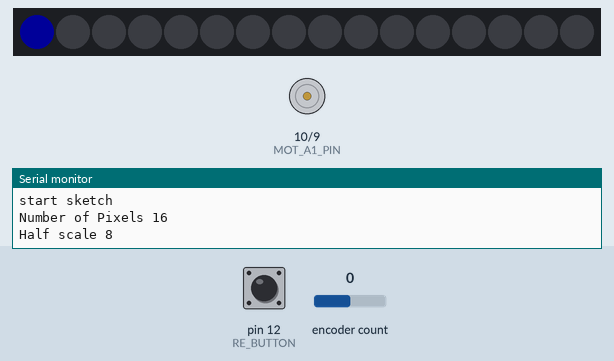
This sketch was run on a simulated Arduino Uno, built with avr-gcc and run on an emulated ATmega328P. Shown: 16 RGB LEDs in strip order, left to right, motor-driver pin pairs drawn as motors (green arrow = first pin HIGH = forward, orange = second pin HIGH = backward, longer = more drive), the last lines printed to the serial monitor. The test bench sets the inputs (shaded band); at power-on: encoder count 0, pin 12 (RE_BUTTON) HIGH. Dim RGB values are drawn brighter than linear.

Above: at 1.7 s.
1.8 s: encoder count set to 1
At 2.9 s:
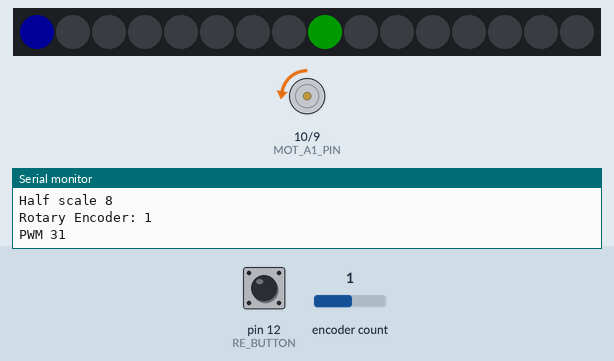
3.3 s: encoder count set to 5
At 4.3 s:
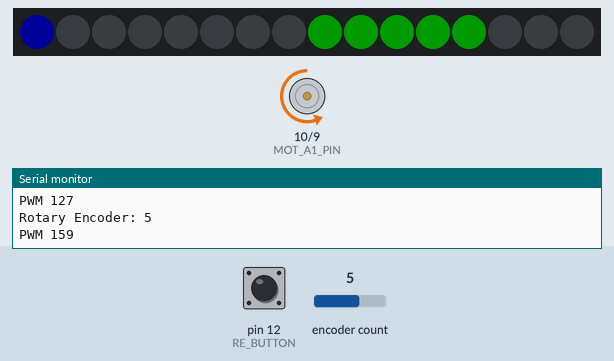
4.8 s: encoder count set to 9
At 5.4 s:
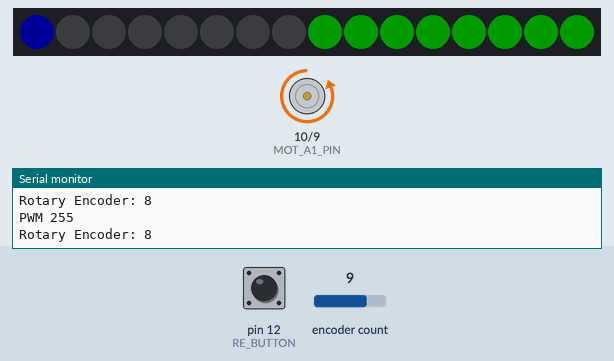
6.3 s: pin 12 (RE_BUTTON) pulled LOW for 0.15 s
7.9 s: pin 12 (RE_BUTTON) pulled LOW for 1 s
10.4 s: pin 12 (RE_BUTTON) pulled LOW for 3.2 s
At 13.4 s:
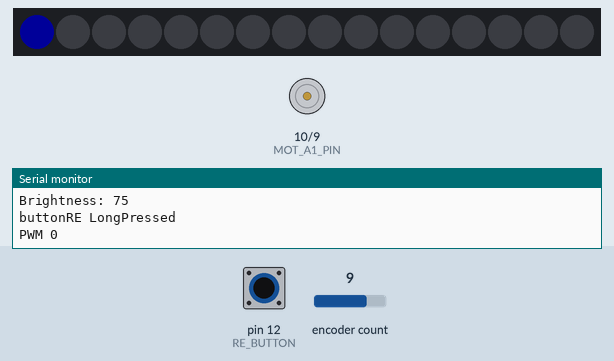
Timing chart, 0 to 14.9 s (numbered marks = the images above; inputs shaded):
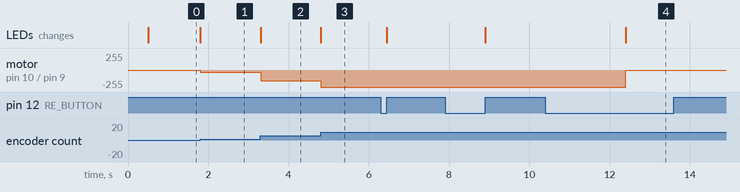

The sketch:

LGT8F328P-Lego_PF-Motor_speedController.ino
```cpp
/* This sketch controls two DC Motors with DRV8833 Motor Driver for the 32MHz LGT8F328P chip (ATMEGA328P upgrade)
 * The PWM pins of the 328-SSOP20 (pseudo Pro mini) are
 * D3,D5 (also RxD - so no serial monitor possible), D6 (also TxD), D9, D10/D11,
 *
 * To select the boards:
 * 1 - select LGTF328 board
 * 2 - select the variant 328-LQFP32 for the nano or the Pro mini stype
       or 328-SSOP20 for the pseudo Pro mini style

 * 3 - select the clock source Internal 32MHz
 * 4 - Select the clock divider factor; 2 (16Mhz clock because of the NeoPixel library
 * 5 - select the port
 *
 * See https://wolles-elektronikkiste.de/en/minievb-boards-an-overview
 * and https://github.com/dbuezas/lgt8fx?tab=readme-ov-file
 *
 * Rotary.h; https://github.com/buxtronix/arduino/tree/master/libraries/Rotary
 */

#include <Adafruit_NeoPixel.h>
#include <Rotary.h>  //this library solves the bounching issue with a state machine

#define RE_DT 14  // Rotary encoder signal DT (output A)
#define RE_CLK 15  // Rotary encoder signal CLK (output B)
#define RE_BUTTON 12 // for possible Rotary encoder button | active LOW
#define RE_MAX HALFSCALE // Count value of the half rotation of the Rotary encoder - will be scaled to a PWM value from 0-255
#define PWM_MAX 255

//Change OUTPUTA and OUTPUTB to change the RotaryEncoder direction
#define OUTPUTB RE_CLK //... also known as
#define OUTPUTA RE_DT

#define LONGPRESSTIME 2000 // for possible Rotary encoder button

//Rotery encoder instantiation
// The Rotary encoder is wired with the common to ground and the two outputs to pins OUTPUTA and OUTPUTB.
Rotary rotary = Rotary(OUTPUTA, OUTPUTB);

// Define the control inputs | Hence; the PWM pins of the arduino Uno/Nano/mini are; 3, 5, 6, 9, 10, 11
// SLEEP pin must be pulled HIGH
#define MOT_A1_PIN 10
#define MOT_A2_PIN 9

#define PIN_NEO_PIXEL 7  // Arduino pin that connects to NeoPixel ring
#define NUM_PIXELS 16 // The number of LEDs (pixels) on NeoPixel ring
#define HALFSCALE NUM_PIXELS/2 //Half scale of the Neopixel ring (is stop)
#define BRIGHTNESS 25 //default on scale 0-255
#define BRIGHNESS_STEP 25
#define COLORGREEN 0,255,0
#define COLORRED 255,0,0
#define COLORBLUE 0,0,255

Adafruit_NeoPixel NeoPixel(NUM_PIXELS, PIN_NEO_PIXEL, NEO_GRB + NEO_KHZ800); // set the NeoPixel ring initialization

int RE_counter = 0; // Rotary encoder counter
int valuePMW; // PWM value
int valuePMWlast = 0;
bool buttonREActive;
bool longPressREActive;
long buttonRETimer;
int neoBrightness = BRIGHTNESS;

void setup() {

  // Initialize the serial UART
  Serial.begin(115200);
  Serial.println("start sketch");

  NeoPixel.begin();  // initialize the NeoPixel strip object
  NeoPixel.clear(); NeoPixel.show(); // reset all pixels
  delay(500);
  NeoPixel.setPixelColor(0, NeoPixel.Color(COLORBLUE));  // set pixel 0 to blue as power on indication
  NeoPixel.setBrightness(BRIGHTNESS);
  NeoPixel.show(); // show all the set pixels on neopixel ring

  Serial.print("Number of Pixels "); Serial.println(NUM_PIXELS);
  Serial.print("Half scale "); Serial.println(HALFSCALE);

  // Set the Rotary Encoder pins to INPUT
  pinMode(RE_BUTTON, INPUT_PULLUP);  //for possible Rotary encoder button | active LOW
//  pinMode (OUTPUTA,INPUT_PULLUP); // Rotary encoder OUTPUTA signal
//  pinMode (OUTPUTB,INPUT_PULLUP); // Rotary encoder OUTPUTB signal

  // Set all the motor control pins to OUTPUT
  pinMode(MOT_A1_PIN, OUTPUT);
  pinMode(MOT_A2_PIN, OUTPUT);
//  pinMode(MOT_B1_PIN, OUTPUT);
//  pinMode(MOT_B2_PIN, OUTPUT);

  // Turn off motors - Initial state
  digitalWrite(MOT_A1_PIN, LOW);
  digitalWrite(MOT_A2_PIN, LOW);
//  digitalWrite(MOT_B1_PIN, LOW);
//  digitalWrite(MOT_B2_PIN, LOW);

}

void loop() {

  valuePMW = map(read_RE(), 0, RE_MAX, 0, PWM_MAX) ; // map Rotary Encoder value to 255 steps (PWM)
  if (valuePMW != valuePMWlast) {
    Serial.print("PWM "); Serial.println(valuePMW);
    valuePMWlast = valuePMW;
    set_motor_pwm(valuePMW, MOT_A1_PIN, MOT_A2_PIN); //set PWM Motor output
    setNeopixels(valuePMW); //set value in neopixel ring
  }

  // for possible Rotary encoder button
  if (digitalRead(RE_BUTTON) == LOW) {  // Button pressed
   if (buttonREActive == false) {
     buttonREActive = true;
     buttonRETimer = millis();
   }
   if ((millis() - buttonRETimer > LONGPRESSTIME) && (longPressREActive == false)) {
     longPressREActive = true;
     Serial.println("buttonRE LongPressed");
//     valuePMW=0;
//     set_motor_pwm(valuePMW, MOT_A1_PIN, MOT_A2_PIN); //set PWM Motor output
     RE_counter=0;
     neoBrightness = BRIGHTNESS; //set default
     NeoPixel.setBrightness(neoBrightness);
     NeoPixel.show(); // show all the set pixels on neopixel ring
   }
  }
  else {                            // buttonRE released
    if (buttonREActive == true) {
      if (longPressREActive == true) {
        longPressREActive = false;
      } else {
        Serial.println("buttonRE ShortPressed");
        //on button press increase brightness in 10 steps
        neoBrightness = neoBrightness + BRIGHNESS_STEP;
        if (neoBrightness>255) {neoBrightness = BRIGHTNESS;}
        NeoPixel.setBrightness(neoBrightness);
        NeoPixel.show(); // show all the set pixels on neopixel ring
        Serial.print("Brightness: "); Serial.println(neoBrightness);

      }
      buttonREActive = false;
    }
  }

}

//Read Rotary encoder
int read_RE() {
  unsigned char result = rotary.process();
  if (result == DIR_CW) { //if turn Rotery encoder clockwise
    RE_counter++;
    if (RE_counter > RE_MAX) RE_counter=RE_MAX;
    Serial.print("Rotary Encoder: "); Serial.println(RE_counter);
  } else if (result == DIR_CCW) { //if turn Rotery encoder counter clockwise
    RE_counter--;
    if (RE_counter < -RE_MAX) RE_counter=-RE_MAX;
    Serial.print("Rotary Encoder: "); Serial.println(RE_counter);
  }
  return(RE_counter);
}

//PWM Motor output
void set_motor_pwm(int pwm, int IN1_PIN, int IN2_PIN)
{
  if (pwm < 0) {  // if reverse
    analogWrite(IN1_PIN, -pwm);
    digitalWrite(IN2_PIN, LOW);

  } else { // else stop or forward
    digitalWrite(IN1_PIN, LOW);
    analogWrite(IN2_PIN, pwm);
  }
//  Serial.print("Motor - PWM: "); Serial.println(pwm);
}

//Set neopixel ring to value - halfscale is stop
void setNeopixels(int pwm)
{
//  Serial.print("Neo - PWM: "); Serial.println(pwm);
  NeoPixel.clear(); //Reset all pix
  if (pwm < 0) {  // if reverse
    for (int pixel = 0; pixel < HALFSCALE; pixel++) {  // for each pixel on the left halfscale
//      Serial.print("Neo - pixel reverse: "); Serial.print(HALFSCALE-pixel); Serial.print(" "); Serial.println(pixel * (PWM_MAX / (HALFSCALE-1)));
      if (((pixel) * (PWM_MAX / (HALFSCALE-1))) < -valuePMW) { // fill pixels based on the rotary encoder value
        NeoPixel.setPixelColor(HALFSCALE-pixel, NeoPixel.Color(COLORRED));  // set these pixels to red color
      }
    }
  }
  if (pwm > 0) { // forward
    for (int pixel = HALFSCALE; pixel < NUM_PIXELS; pixel++) {  // for each pixel on the right halfscale
//      Serial.print("Neo - pixel reverse: "); Serial.print(pixel); Serial.print(" "); Serial.println((pixel - HALFSCALE) * (PWM_MAX / (HALFSCALE - 1)));
      if (((pixel - HALFSCALE) * (PWM_MAX / (HALFSCALE - 1))) < valuePMW) { // fill pixels based on the rotary encoder value
        NeoPixel.setPixelColor(pixel, NeoPixel.Color(COLORGREEN));  // set these pixels to green color
      }
    }
  }
//  if (pwm!=0) {NeoPixel.setPixelColor(0, NeoPixel.Color(COLORBLUE));}  // set pixel 0 to Blue color
  NeoPixel.setPixelColor(0, NeoPixel.Color(COLORBLUE));  // set pixel 0 to blue as power on indication
  NeoPixel.setBrightness(neoBrightness);
  NeoPixel.show(); // show all the set pixels on neopixel ring

}
```

Measured:
- after the input at 1.8 s, motor on pin 10 (MOT_A1_PIN) / pin 9 (MOT_A2_PIN): stopped → backward 31/255 at once; the LEDs: change at once (image 1)
- after the input at 3.3 s, motor on pin 10 (MOT_A1_PIN) / pin 9 (MOT_A2_PIN): backward 31/255 → backward 159/255 at once; the LEDs: first change at once (image 2 shows a later state)
- after the input at 4.8 s, motor on pin 10 (MOT_A1_PIN) / pin 9 (MOT_A2_PIN): backward 159/255 → backward 255/255 at once; the LEDs: first change at once (image 3 shows a later state)
- after the input at 10.4 s, motor on pin 10 (MOT_A1_PIN) / pin 9 (MOT_A2_PIN): backward 255/255 → stopped after 2.0 s; the LEDs: first change after 2.0 s (image 4 shows a later state)
